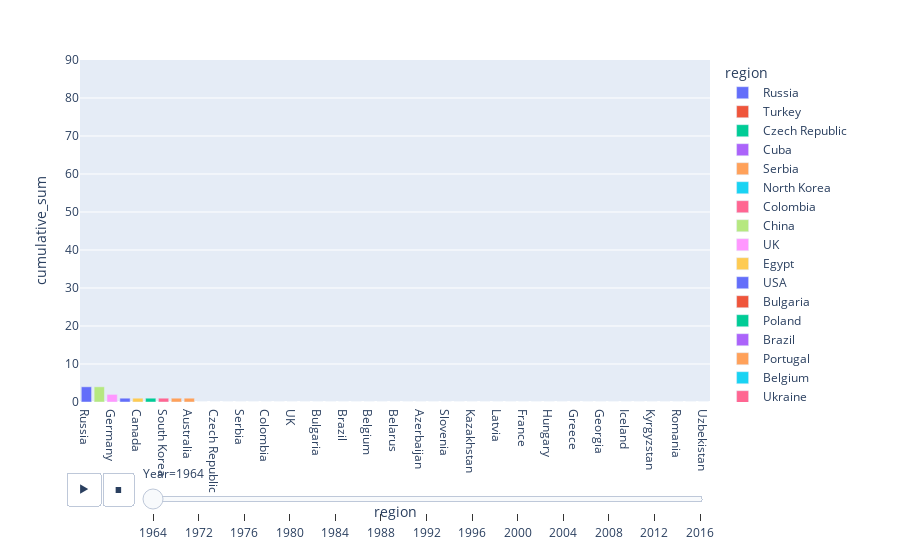

The notebook cell this image was saved under:
### Code cell
def insert_new_row(group, new_row_data): #Chat GPT 
    new_row_data['region'] = group['region'].iloc[0]
    new_row = pd.DataFrame([new_row_data])
    return pd.concat([group, new_row])


medals_per_year = judo_medalists.groupby(["region", "Year"],as_index=False)["Medal"].count().sort_values(by="Year")
medals_per_year['cumulative_sum'] = medals_per_year.groupby(['region'])['Medal'].cumsum()


new_row_data = [{'region': 'None', 'Year': år} for år in [1964, 1972, 1976, 1980, 1984, 1988, 1992, 1996, 2000, 2004, 2008, 2012, 2016]]
for row_data in new_row_data:
    medals_per_year = medals_per_year.groupby('region', group_keys=False).apply(lambda group: insert_new_row(group, row_data))


medals_per_year = medals_per_year.drop_duplicates(subset=["region",'Year'], keep='first')
medals_per_year = medals_per_year[medals_per_year.columns].sort_values(by="Year", ascending=True).groupby('region')[medals_per_year.columns].ffill().fillna(0)



fig = px.bar(medals_per_year,
           x="region", y="cumulative_sum",
           range_y=[0,90],
           animation_frame="Year", animation_group="region",
           color="region",
           hover_name="region",
           hover_data=dict(region=False),
           )

fig.update_layout(xaxis={'categoryorder':'total descending'})
fig.layout.updatemenus[0].buttons[0].args[1]["frame"]["duration"] = 1750

fig.show()

### Figure 1 — Plotly figure (JSON) as saved in the notebook; plotly's stock layout.template omitted (floating-point values rounded to 4 significant figures)
{"data": [{"alignmentgroup": "True", "hovertemplate": "<b>%{hovertext}</b><br><br>Year=1964<br>cumulative_sum=%{y}<extra></extra>", "hovertext": ["Russia"], "ids": ["Russia"], "legendgroup": "Russia", "marker": {"color": "#636efa", "pattern": {"shape": ""}}, "name": "Russia", "offsetgroup": "Russia", "orientation": "v", "showlegend": true, "textposition": "auto", "type": "bar", "x": ["Russia"], "xaxis": "x", "y": [4], "yaxis": "y"}, {"alignmentgroup": "True", "hovertemplate": "<b>%{hovertext}</b><br><br>Year=1964<br>cumulative_sum=%{y}<extra></extra>", "hovertext": ["Turkey"], "ids": ["Turkey"], "legendgroup": "Turkey", "marker": {"color": "#EF553B", "pattern": {"shape": ""}}, "name": "Turkey", "offsetgroup": "Turkey", "orientation": "v", "showlegend": true, "textposition": "auto", "type": "bar", "x": ["Turkey"], "xaxis": "x", "y": [0], "yaxis": "y"}, {"alignmentgroup": "True", "hovertemplate": "<b>%{hovertext}</b><br><br>Year=1964<br>cumulative_sum=%{y}<extra></extra>", "hovertext": ["Czech Republic"], "ids": ["Czech Republic"], "legendgroup": "Czech Republic", "marker": {"color": "#00cc96", "pattern": {"shape": ""}}, "name": "Czech Republic", "offsetgroup": "Czech Republic", "orientation": "v", "showlegend": true, "textposition": "auto", "type": "bar", "x": ["Czech Republic"], "xaxis": "x", "y": [0], "yaxis": "y"}, {"alignmentgroup": "True", "hovertemplate": "<b>%{hovertext}</b><br><br>Year=1964<br>cumulative_sum=%{y}<extra></extra>", "hovertext": ["Cuba"], "ids": ["Cuba"], "legendgroup": "Cuba", "marker": {"color": "#ab63fa", "pattern": {"shape": ""}}, "name": "Cuba", "offsetgroup": "Cuba", "orientation": "v", "showlegend": true, "textposition": "auto", "type": "bar", "x": ["Cuba"], "xaxis": "x", "y": [0], "yaxis": "y"}, {"alignmentgroup": "True", "hovertemplate": "<b>%{hovertext}</b><br><br>Year=1964<br>cumulative_sum=%{y}<extra></extra>", "hovertext": ["Serbia"], "ids": ["Serbia"], "legendgroup": "Serbia", "marker": {"color": "#FFA15A", "pattern": {"shape": ""}}, "name": "Serbia", "offsetgroup": "Serbia", "orientation": "v", "showlegend": true, "textposition": "auto", "type": "bar", "x": ["Serbia"], "xaxis": "x", "y": [0], "yaxis": "y"}, {"alignmentgroup": "True", "hovertemplate": "<b>%{hovertext}</b><br><br>Year=1964<br>cumulative_sum=%{y}<extra></extra>", "hovertext": ["North Korea"], "ids": ["North Korea"], "legendgroup": "North Korea", "marker": {"color": "#19d3f3", "pattern": {"shape": ""}}, "name": "North Korea", "offsetgroup": "North Korea", "orientation": "v", "showlegend": true, "textposition": "auto", "type": "bar", "x": ["North Korea"], "xaxis": "x", "y": [0], "yaxis": "y"}, {"alignmentgroup": "True", "hovertemplate": "<b>%{hovertext}</b><br><br>Year=1964<br>cumulative_sum=%{y}<extra></extra>", "hovertext": ["Colombia"], "ids": ["Colombia"], "legendgroup": "Colombia", "marker": {"color": "#FF6692", "pattern": {"shape": ""}}, "name": "Colombia", "offsetgroup": "Colombia", "orientation": "v", "showlegend": true, "textposition": "auto", "type": "bar", "x": ["Colombia"], "xaxis": "x", "y": [0], "yaxis": "y"}, {"alignmentgroup": "True", "hovertemplate": "<b>%{hovertext}</b><br><br>Year=1964<br>cumulative_sum=%{y}<extra></extra>", "hovertext": ["China"], "ids": ["China"], "legendgroup": "China", "marker": {"color": "#B6E880", "pattern": {"shape": ""}}, "name": "China", "offsetgroup": "China", "orientation": "v", "showlegend": true, "textposition": "auto", "type": "bar", "x": ["China"], "xaxis": "x", "y": [0], "yaxis": "y"}, {"alignmentgroup": "True", "hovertemplate": "<b>%{hovertext}</b><br><br>Year=1964<br>cumulative_sum=%{y}<extra></extra>", "hovertext": ["UK"], "ids": ["UK"], "legendgroup": "UK", "marker": {"color": "#FF97FF", "pattern": {"shape": ""}}, "name": "UK", "offsetgroup": "UK", "orientation": "v", "showlegend": true, "textposition": "auto", "type": "bar", "x": ["UK"], "xaxis": "x", "y": [0], "yaxis": "y"}, {"alignmentgroup": "True", "hovertemplate": "<b>%{hovertext}</b><br><br>Year=1964<br>cumulative_sum=%{y}<extra></extra>", "hovertext": ["Egypt"], "ids": ["Egypt"], "legendgroup": "Egypt", "marker": {"color": "#FECB52", "pattern": {"shape": ""}}, "name": "Egypt", "offsetgroup": "Egypt", "orientation": "v", "showlegend": true, "textposition": "auto", "type": "bar", "x": ["Egypt"], "xaxis": "x", "y": [0], "yaxis": "y"}, {"alignmentgroup": "True", "hovertemplate": "<b>%{hovertext}</b><br><br>Year=1964<br>cumulative_sum=%{y}<extra></extra>", "hovertext": ["USA"], "ids": ["USA"], "legendgroup": "USA", "marker": {"color": "#636efa", "pattern": {"shape": ""}}, "name": "USA", "offsetgroup": "USA", "orientation": "v", "showlegend": true, "textposition": "auto", "type": "bar", "x": ["USA"], "xaxis": "x", "y": [1], "yaxis": "y"}, {"alignmentgroup": "True", "hovertemplate": "<b>%{hovertext}</b><br><br>Year=1964<br>cumulative_sum=%{y}<extra></extra>", "hovertext": ["Bulgaria"], "ids": ["Bulgaria"], "legendgroup": "Bulgaria", "marker": {"color": "#EF553B", "pattern": {"shape": ""}}, "name": "Bulgaria", "offsetgroup": "Bulgaria", "orientation": "v", "showlegend": true, "textposition": "auto", "type": "bar", "x": ["Bulgaria"], "xaxis": "x", "y": [0], "yaxis": "y"}, {"alignmentgroup": "True", "hovertemplate": "<b>%{hovertext}</b><br><br>Year=1964<br>cumulative_sum=%{y}<extra></extra>", "hovertext": ["Poland"], "ids": ["Poland"], "legendgroup": "Poland", "marker": {"color": "#00cc96", "pattern": {"shape": ""}}, "name": "Poland", "offsetgroup": "Poland", "orientation": "v", "showlegend": true, "textposition": "auto", "type": "bar", "x": ["Poland"], "xaxis": "x", "y": [0], "yaxis": "y"}, {"alignmentgroup": "True", "hovertemplate": "<b>%{hovertext}</b><br><br>Year=1964<br>cumulative_sum=%{y}<extra></extra>", "hovertext": ["Brazil"], "ids": ["Brazil"], "legendgroup": "Brazil", "marker": {"color": "#ab63fa", "pattern": {"shape": ""}}, "name": "Brazil", "offsetgroup": "Brazil", "orientation": "v", "showlegend": true, "textposition": "auto", "type": "bar", "x": ["Brazil"], "xaxis": "x", "y": [0], "yaxis": "y"}, {"alignmentgroup": "True", "hovertemplate": "<b>%{hovertext}</b><br><br>Year=1964<br>cumulative_sum=%{y}<extra></extra>", "hovertext": ["Portugal"], "ids": ["Portugal"], "legendgroup": "Portugal", "marker": {"color": "#FFA15A", "pattern": {"shape": ""}}, "name": "Portugal", "offsetgroup": "Portugal", "orientation": "v", "showlegend": true, "textposition": "auto", "type": "bar", "x": ["Portugal"], "xaxis": "x", "y": [0], "yaxis": "y"}, {"alignmentgroup": "True", "hovertemplate": "<b>%{hovertext}</b><br><br>Year=1964<br>cumulative_sum=%{y}<extra></extra>", "hovertext": ["Belgium"], "ids": ["Belgium"], "legendgroup": "Belgium", "marker": {"color": "#19d3f3", "pattern": {"shape": ""}}, "name": "Belgium", "offsetgroup": "Belgium", "orientation": "v", "showlegend": true, "textposition": "auto", "type": "bar", "x": ["Belgium"], "xaxis": "x", "y": [0], "yaxis": "y"}, {"alignmentgroup": "True", "hovertemplate": "<b>%{hovertext}</b><br><br>Year=1964<br>cumulative_sum=%{y}<extra></extra>", "hovertext": ["Ukraine"], "ids": ["Ukraine"], "legendgroup": "Ukraine", "marker": {"color": "#FF6692", "pattern": {"shape": ""}}, "name": "Ukraine", "offsetgroup": "Ukraine", "orientation": "v", "showlegend": true, "textposition": "auto", "type": "bar", "x": ["Ukraine"], "xaxis": "x", "y": [0], "yaxis": "y"}, {"alignmentgroup": "True", "hovertemplate": "<b>%{hovertext}</b><br><br>Year=1964<br>cumulative_sum=%{y}<extra></extra>", "hovertext": ["Belarus"], "ids": ["Belarus"], "legendgroup": "Belarus", "marker": {"color": "#B6E880", "pattern": {"shape": ""}}, "name": "Belarus", "offsetgroup": "Belarus", "orientation": "v", "showlegend": true, "textposition": "auto", "type": "bar", "x": ["Belarus"], "xaxis": "x", "y": [0], "yaxis": "y"}, {"alignmentgroup": "True", "hovertemplate": "<b>%{hovertext}</b><br><br>Year=1964<br>cumulative_sum=%{y}<extra></extra>", "hovertext": ["United Arab Emirates"], "ids": ["United Arab Emirates"], "legendgroup": "United Arab Emirates", "marker": {"color": "#FF97FF", "pattern": {"shape": ""}}, "name": "United Arab Emirates", "offsetgroup": "United Arab Emirates", "orientation": "v", "showlegend": true, "textposition": "auto", "type": "bar", "x": ["United Arab Emirates"], "xaxis": "x", "y": [0], "yaxis": "y"}, {"alignmentgroup": "True", "hovertemplate": "<b>%{hovertext}</b><br><br>Year=1964<br>cumulative_sum=%{y}<extra></extra>", "hovertext": ["Canada"], "ids": ["Canada"], "legendgroup": "Canada", "marker": {"color": "#FECB52", "pattern": {"shape": ""}}, "name": "Canada", "offsetgroup": "Canada", "orientation": "v", "showlegend": true, "textposition": "auto", "type": "bar", "x": ["Canada"], "xaxis": "x", "y": [1], "yaxis": "y"}, {"alignmentgroup": "True", "hovertemplate": "<b>%{hovertext}</b><br><br>Year=1964<br>cumulative_sum=%{y}<extra></extra>", "hovertext": ["Azerbaijan"], "ids": ["Azerbaijan"], "legendgroup": "Azerbaijan", "marker": {"color": "#636efa", "pattern": {"shape": ""}}, "name": "Azerbaijan", "offsetgroup": "Azerbaijan", "orientation": "v", "showlegend": true, "textposition": "auto", "type": "bar", "x": ["Azerbaijan"], "xaxis": "x", "y": [0], "yaxis": "y"}, {"alignmentgroup": "True", "hovertemplate": "<b>%{hovertext}</b><br><br>Year=1964<br>cumulative_sum=%{y}<extra></extra>", "hovertext": ["Estonia"], "ids": ["Estonia"], "legendgroup": "Estonia", "marker": {"color": "#EF553B", "pattern": {"shape": ""}}, "name": "Estonia", "offsetgroup": "Estonia", "orientation": "v", "showlegend": true, "textposition": "auto", "type": "bar", "x": ["Estonia"], "xaxis": "x", "y": [0], "yaxis": "y"}, {"alignmentgroup": "True", "hovertemplate": "<b>%{hovertext}</b><br><br>Year=1964<br>cumulative_sum=%{y}<extra></extra>", "hovertext": ["Netherlands"], "ids": ["Netherlands"], "legendgroup": "Netherlands", "marker": {"color": "#00cc96", "pattern": {"shape": ""}}, "name": "Netherlands", "offsetgroup": "Netherlands", "orientation": "v", "showlegend": true, "textposition": "auto", "type": "bar", "x": ["Netherlands"], "xaxis": "x", "y": [1], "yaxis": "y"}, {"alignmentgroup": "True", "hovertemplate": "<b>%{hovertext}</b><br><br>Year=1964<br>cumulative_sum=%{y}<extra></extra>", "hovertext": ["Slovenia"], "ids": ["Slovenia"], "legendgroup": "Slovenia", "marker": {"color": "#ab63fa", "pattern": {"shape": ""}}, "name": "Slovenia", "offsetgroup": "Slovenia", "orientation": "v", "showlegend": true, "textposition": "auto", "type": "bar", "x": ["Slovenia"], "xaxis": "x", "y": [0], "yaxis": "y"}, {"alignmentgroup": "True", "hovertemplate": "<b>%{hovertext}</b><br><br>Year=1964<br>cumulative_sum=%{y}<extra></extra>", "hovertext": ["Kosovo"], "ids": ["Kosovo"], "legendgroup": "Kosovo", "marker": {"color": "#FFA15A", "pattern": {"shape": ""}}, "name": "Kosovo", "offsetgroup": "Kosovo", "orientation": "v", "showlegend": true, "textposition": "auto", "type": "bar", "x": ["Kosovo"], "xaxis": "x", "y": [0], "yaxis": "y"}, {"alignmentgroup": "True", "hovertemplate": "<b>%{hovertext}</b><br><br>Year=1964<br>cumulative_sum=%{y}<extra></extra>", "hovertext": ["Kazakhstan"], "ids": ["Kazakhstan"], "legendgroup": "Kazakhstan", "marker": {"color": "#19d3f3", "pattern": {"shape": ""}}, "name": "Kazakhstan", "offsetgroup": "Kazakhstan", "orientation": "v", "showlegend": true, "textposition": "auto", "type": "bar", "x": ["Kazakhstan"], "xaxis": "x", "y": [0], "yaxis": "y"}, {"alignmentgroup": "True", "hovertemplate": "<b>%{hovertext}</b><br><br>Year=1964<br>cumulative_sum=%{y}<extra></extra>", "hovertext": ["South Korea"], "ids": ["South Korea"], "legendgroup": "South Korea", "marker": {"color": "#FF6692", "pattern": {"shape": ""}}, "name": "South Korea", "offsetgroup": "South Korea", "orientation": "v", "showlegend": true, "textposition": "auto", "type": "bar", "x": ["South Korea"], "xaxis": "x", "y": [1], "yaxis": "y"}, {"alignmentgroup": "True", "hovertemplate": "<b>%{hovertext}</b><br><br>Year=1964<br>cumulative_sum=%{y}<extra></extra>", "hovertext": ["Japan"], "ids": ["Japan"], "legendgroup": "Japan", "marker": {"color": "#B6E880", "pattern": {"shape": ""}}, "name": "Japan", "offsetgroup": "Japan", "orientation": "v", "showlegend": true, "textposition": "auto", "type": "bar", "x": ["Japan"], "xaxis": "x", "y": [4], "yaxis": "y"}, {"alignmentgroup": "True", "hovertemplate": "<b>%{hovertext}</b><br><br>Year=1964<br>cumulative_sum=%{y}<extra></extra>", "hovertext": ["Italy"], "ids": ["Italy"], "legendgroup": "Italy", "marker": {"color": "#FF97FF", "pattern": {"shape": ""}}, "name": "Italy", "offsetgroup": "Italy", "orientation": "v", "showlegend": true, "textposition": "auto", "type": "bar", "x": ["Italy"], "xaxis": "x", "y": [0], "yaxis": "y"}, {"alignmentgroup": "True", "hovertemplate": "<b>%{hovertext}</b><br><br>Year=1964<br>cumulative_sum=%{y}<extra></extra>", "hovertext": ["Latvia"], "ids": ["Latvia"], "legendgroup": "Latvia", "marker": {"color": "#FECB52", "pattern": {"shape": ""}}, "name": "Latvia", "offsetgroup": "Latvia", "orientation": "v", "showlegend": true, "textposition": "auto", "type": "bar", "x": ["Latvia"], "xaxis": "x", "y": [0], "yaxis": "y"}, {"alignmentgroup": "True", "hovertemplate": "<b>%{hovertext}</b><br><br>Year=1964<br>cumulative_sum=%{y}<extra></extra>", "hovertext": ["Israel"], "ids": ["Israel"], "legendgroup": "Israel", "marker": {"color": "#636efa", "pattern": {"shape": ""}}, "name": "Israel", "offsetgroup": "Israel", "orientation": "v", "showlegend": true, "textposition": "auto", "type": "bar", "x": ["Israel"], "xaxis": "x", "y": [0], "yaxis": "y"}, {"alignmentgroup": "True", "hovertemplate": "<b>%{hovertext}</b><br><br>Year=1964<br>cumulative_sum=%{y}<extra></extra>", "hovertext": ["France"], "ids": ["France"], "legendgroup": "France", "marker": {"color": "#EF553B", "pattern": {"shape": ""}}, "name": "France", "offsetgroup": "France", "orientation": "v", "showlegend": true, "textposition": "auto", "type": "bar", "x": ["France"], "xaxis": "x", "y": [0], "yaxis": "y"}, {"alignmentgroup": "True", "hovertemplate": "<b>%{hovertext}</b><br><br>Year=1964<br>cumulative_sum=%{y}<extra></extra>", "hovertext": ["Spain"], "ids": ["Spain"], "legendgroup": "Spain", "marker": {"color": "#00cc96", "pattern": {"shape": ""}}, "name": "Spain", "offsetgroup": "Spain", "orientation": "v", "showlegend": true, "textposition": "auto", "type": "bar", "x": ["Spain"], "xaxis": "x", "y": [0], "yaxis": "y"}, {"alignmentgroup": "True", "hovertemplate": "<b>%{hovertext}</b><br><br>Year=1964<br>cumulative_sum=%{y}<extra></extra>", "hovertext": ["Hungary"], "ids": ["Hungary"], "legendgroup": "Hungary", "marker": {"color": "#ab63fa", "pattern": {"shape": ""}}, "name": "Hungary", "offsetgroup": "Hungary", "orientation": "v", "showlegend": true, "textposition": "auto", "type": "bar", "x": ["Hungary"], "xaxis": "x", "y": [0], "yaxis": "y"}, {"alignmentgroup": "True", "hovertemplate": "<b>%{hovertext}</b><br><br>Year=1964<br>cumulative_sum=%{y}<extra></extra>", "hovertext": ["Switzerland"], "ids": ["Switzerland"], "legendgroup": "Switzerland", "marker": {"color": "#FFA15A", "pattern": {"shape": ""}}, "name": "Switzerland", "offsetgroup": "Switzerland", "orientation": "v", "showlegend": true, "textposition": "auto", "type": "bar", "x": ["Switzerland"], "xaxis": "x", "y": [1], "yaxis": "y"}, {"alignmentgroup": "True", "hovertemplate": "<b>%{hovertext}</b><br><br>Year=1964<br>cumulative_sum=%{y}<extra></extra>", "hovertext": ["Slovakia"], "ids": ["Slovakia"], "legendgroup": "Slovakia", "marker": {"color": "#19d3f3", "pattern": {"shape": ""}}, "name": "Slovakia", "offsetgroup": "Slovakia", "orientation": "v", "showlegend": true, "textposition": "auto", "type": "bar", "x": ["Slovakia"], "xaxis": "x", "y": [0], "yaxis": "y"}, {"alignmentgroup": "True", "hovertemplate": "<b>%{hovertext}</b><br><br>Year=1964<br>cumulative_sum=%{y}<extra></extra>", "hovertext": ["Greece"], "ids": ["Greece"], "legendgroup": "Greece", "marker": {"color": "#FF6692", "pattern": {"shape": ""}}, "name": "Greece", "offsetgroup": "Greece", "orientation": "v", "showlegend": true, "textposition": "auto", "type": "bar", "x": ["Greece"], "xaxis": "x", "y": [0], "yaxis": "y"}, {"alignmentgroup": "True", "hovertemplate": "<b>%{hovertext}</b><br><br>Year=1964<br>cumulative_sum=%{y}<extra></extra>", "hovertext": ["Mongolia"], "ids": ["Mongolia"], "legendgroup": "Mongolia", "marker": {"color": "#B6E880", "pattern": {"shape": ""}}, "name": "Mongolia", "offsetgroup": "Mongolia", "orientation": "v", "showlegend": true, "textposition": "auto", "type": "bar", "x": ["Mongolia"], "xaxis": "x", "y": [0], "yaxis": "y"}, {"alignmentgroup": "True", "hovertemplate": "<b>%{hovertext}</b><br><br>Year=1964<br>cumulative_sum=%{y}<extra></extra>", "hovertext": ["Germany"], "ids": ["Germany"], "legendgroup": "Germany", "marker": {"color": "#FF97FF", "pattern": {"shape": ""}}, "name": "Germany", "offsetgroup": "Germany", "orientation": "v", "showlegend": true, "textposition": "auto", "type": "bar", "x": ["Germany"], "xaxis": "x", "y": [2], "yaxis": "y"}, {"alignmentgroup": "True", "hovertemplate": "<b>%{hovertext}</b><br><br>Year=1964<br>cumulative_sum=%{y}<extra></extra>", "hovertext": ["Georgia"], "ids": ["Georgia"], "legendgroup": "Georgia", "marker": {"color": "#FECB52", "pattern": {"shape": ""}}, "name": "Georgia", "offsetgroup": "Georgia", "orientation": "v", "showlegend": true, "textposition": "auto", "type": "bar", "x": ["Georgia"], "xaxis": "x", "y": [0], "yaxis": "y"}, {"alignmentgroup": "True", "hovertemplate": "<b>%{hovertext}</b><br><br>Year=1964<br>cumulative_sum=%{y}<extra></extra>", "hovertext": ["Tajikistan"], "ids": ["Tajikistan"], "legendgroup": "Tajikistan", "marker": {"color": "#636efa", "pattern": {"shape": ""}}, "name": "Tajikistan", "offsetgroup": "Tajikistan", "orientation": "v", "showlegend": true, "textposition": "auto", "type": "bar", "x": ["Tajikistan"], "xaxis": "x", "y": [0], "yaxis": "y"}, {"alignmentgroup": "True", "hovertemplate": "<b>%{hovertext}</b><br><br>Year=1964<br>cumulative_sum=%{y}<extra></extra>", "hovertext": ["Iceland"], "ids": ["Iceland"], "legendgroup": "Iceland", "marker": {"color": "#EF553B", "pattern": {"shape": ""}}, "name": "Iceland", "offsetgroup": "Iceland", "orientation": "v", "showlegend": true, "textposition": "auto", "type": "bar", "x": ["Iceland"], "xaxis": "x", "y": [0], "yaxis": "y"}, {"alignmentgroup": "True", "hovertemplate": "<b>%{hovertext}</b><br><br>Year=1964<br>cumulative_sum=%{y}<extra></extra>", "hovertext": ["Austria"], "ids": ["Austria"], "legendgroup": "Austria", "marker": {"color": "#00cc96", "pattern": {"shape": ""}}, "name": "Austria", "offsetgroup": "Austria", "orientation": "v", "showlegend": true, "textposition": "auto", "type": "bar", "x": ["Austria"], "xaxis": "x", "y": [0], "yaxis": "y"}, {"alignmentgroup": "True", "hovertemplate": "<b>%{hovertext}</b><br><br>Year=1964<br>cumulative_sum=%{y}<extra></extra>", "hovertext": ["Kyrgyzstan"], "ids": ["Kyrgyzstan"], "legendgroup": "Kyrgyzstan", "marker": {"color": "#ab63fa", "pattern": {"shape": ""}}, "name": "Kyrgyzstan", "offsetgroup": "Kyrgyzstan", "orientation": "v", "showlegend": true, "textposition": "auto", "type": "bar", "x": ["Kyrgyzstan"], "xaxis": "x", "y": [0], "yaxis": "y"}, {"alignmentgroup": "True", "hovertemplate": "<b>%{hovertext}</b><br><br>Year=1964<br>cumulative_sum=%{y}<extra></extra>", "hovertext": ["Australia"], "ids": ["Australia"], "legendgroup": "Australia", "marker": {"color": "#FFA15A", "pattern": {"shape": ""}}, "name": "Australia", "offsetgroup": "Australia", "orientation": "v", "showlegend": true, "textposition": "auto", "type": "bar", "x": ["Australia"], "xaxis": "x", "y": [1], "yaxis": "y"}, {"alignmentgroup": "True", "hovertemplate": "<b>%{hovertext}</b><br><br>Year=1964<br>cumulative_sum=%{y}<extra></extra>", "hovertext": ["Algeria"], "ids": ["Algeria"], "legendgroup": "Algeria", "marker": {"color": "#19d3f3", "pattern": {"shape": ""}}, "name": "Algeria", "offsetgroup": "Algeria", "orientation": "v", "showlegend": true, "textposition": "auto", "type": "bar", "x": ["Algeria"], "xaxis": "x", "y": [0], "yaxis": "y"}, {"alignmentgroup": "True", "hovertemplate": "<b>%{hovertext}</b><br><br>Year=1964<br>cumulative_sum=%{y}<extra></extra>", "hovertext": ["Romania"], "ids": ["Romania"], "legendgroup": "Romania", "marker": {"color": "#FF6692", "pattern": {"shape": ""}}, "name": "Romania", "offsetgroup": "Romania", "orientation": "v", "showlegend": true, "textposition": "auto", "type": "bar", "x": ["Romania"], "xaxis": "x", "y": [0], "yaxis": "y"}, {"alignmentgroup": "True", "hovertemplate": "<b>%{hovertext}</b><br><br>Year=1964<br>cumulative_sum=%{y}<extra></extra>", "hovertext": ["Argentina"], "ids": ["Argentina"], "legendgroup": "Argentina", "marker": {"color": "#B6E880", "pattern": {"shape": ""}}, "name": "Argentina", "offsetgroup": "Argentina", "orientation": "v", "showlegend": true, "textposition": "auto", "type": "bar", "x": ["Argentina"], "xaxis": "x", "y": [0], "yaxis": "y"}, {"alignmentgroup": "True", "hovertemplate": "<b>%{hovertext}</b><br><br>Year=1964<br>cumulative_sum=%{y}<extra></extra>", "hovertext": ["Uzbekistan"], "ids": ["Uzbekistan"], "legendgroup": "Uzbekistan", "marker": {"color": "#FF97FF", "pattern": {"shape": ""}}, "name": "Uzbekistan", "offsetgroup": "Uzbekistan", "orientation": "v", "showlegend": true, "textposition": "auto", "type": "bar", "x": ["Uzbekistan"], "xaxis": "x", "y": [0], "yaxis": "y"}], "layout": {"barmode": "relative", "legend": {"title": {"text": "region"}, "tracegroupgap": 0}, "margin": {"t": 60}, "sliders": [{"active": 0, "currentvalue": {"prefix": "Year="}, "len": 0.9, "pad": {"b": 10, "t": 60}, "steps": [{"args": [["1964"], {"frame": {"duration": 0, "redraw": true}, "fromcurrent": true, "mode": "immediate", "transition": {"duration": 0, "easing": "linear"}}], "label": "1964", "method": "animate"}, {"args": [["1972"], {"frame": {"duration": 0, "redraw": true}, "fromcurrent": true, "mode": "immediate", "transition": {"duration": 0, "easing": "linear"}}], "label": "1972", "method": "animate"}, {"args": [["1976"], {"frame": {"duration": 0, "redraw": true}, "fromcurrent": true, "mode": "immediate", "transition": {"duration": 0, "easing": "linear"}}], "label": "1976", "method": "animate"}, {"args": [["1980"], {"frame": {"duration": 0, "redraw": true}, "fromcurrent": true, "mode": "immediate", "transition": {"duration": 0, "easing": "linear"}}], "label": "1980", "method": "animate"}, {"args": [["1984"], {"frame": {"duration": 0, "redraw": true}, "fromcurrent": true, "mode": "immediate", "transition": {"duration": 0, "easing": "linear"}}], "label": "1984", "method": "animate"}, {"args": [["1988"], {"frame": {"duration": 0, "redraw": true}, "fromcurrent": true, "mode": "immediate", "transition": {"duration": 0, "easing": "linear"}}], "label": "1988", "method": "animate"}, {"args": [["1992"], {"frame": {"duration": 0, "redraw": true}, "fromcurrent": true, "mode": "immediate", "transition": {"duration": 0, "easing": "linear"}}], "label": "1992", "method": "animate"}, {"args": [["1996"], {"frame": {"duration": 0, "redraw": true}, "fromcurrent": true, "mode": "immediate", "transition": {"duration": 0, "easing": "linear"}}], "label": "1996", "method": "animate"}, {"args": [["2000"], {"frame": {"duration": 0, "redraw": true}, "fromcurrent": true, "mode": "immediate", "transition": {"duration": 0, "easing": "linear"}}], "label": "2000", "method": "animate"}, {"args": [["2004"], {"frame": {"duration": 0, "redraw": true}, "fromcurrent": true, "mode": "immediate", "transition": {"duration": 0, "easing": "linear"}}], "label": "2004", "method": "animate"}, {"args": [["2008"], {"frame": {"duration": 0, "redraw": true}, "fromcurrent": true, "mode": "immediate", "transition": {"duration": 0, "easing": "linear"}}], "label": "2008", "method": "animate"}, {"args": [["2012"], {"frame": {"duration": 0, "redraw": true}, "fromcurrent": true, "mode": "immediate", "transition": {"duration": 0, "easing": "linear"}}], "label": "2012", "method": "animate"}, {"args": [["2016"], {"frame": {"duration": 0, "redraw": true}, "fromcurrent": true, "mode": "immediate", "transition": {"duration": 0, "easing": "linear"}}], "label": "2016", "method": "animate"}], "x": 0.1, "xanchor": "left", "y": 0, "yanchor": "top"}], "updatemenus": [{"buttons": [{"args": [null, {"frame": {"duration": 1750, "redraw": true}, "fromcurrent": true, "mode": "immediate", "transition": {"duration": 500, "easing": "linear"}}], "label": "&#9654;", "method": "animate"}, {"args": [[null], {"frame": {"duration": 0, "redraw": true}, "fromcurrent": true, "mode": "immediate", "transition": {"duration": 0, "easing": "linear"}}], "label": "&#9724;", "method": "animate"}], "direction": "left", "pad": {"r": 10, "t": 70}, "showactive": false, "type": "buttons", "x": 0.1, "xanchor": "right", "y": 0, "yanchor": "top"}], "xaxis": {"anchor": "y", "categoryarray": ["Russia", "Turkey", "Czech Republic", "Cuba", "Serbia", "North Korea", "Colombia", "China", "UK", "Egypt", "USA", "Bulgaria", "Poland", "Brazil", "Portugal", "Belgium", "Ukraine", "Belarus", "United Arab Emirates", "Canada", "Azerbaijan", "Estonia", "Netherlands", "Slovenia", "Kosovo", "Kazakhstan", "South Korea", "Japan", "Italy", "Latvia", "Israel", "France", "Spain", "Hungary", "Switzerland", "Slovakia", "Greece", "Mongolia", "Germany", "Georgia", "Tajikistan", "Iceland", "Austria", "Kyrgyzstan", "Australia", "Algeria", "Romania", "Argentina", "Uzbekistan"], "categoryorder": "total descending", "domain": [0, 1], "title": {"text": "region"}}, "yaxis": {"anchor": "x", "domain": [0, 1], "range": [0, 90], "title": {"text": "cumulative_sum"}}}}
